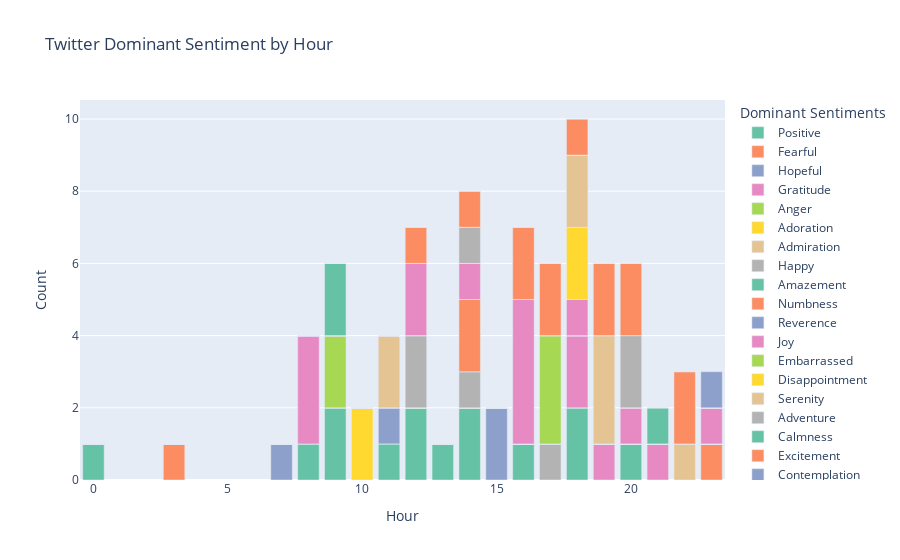

The cell this chart's notebook holds for it:
### Code cell
# for twitter
# Ensure Hour is numeric
twi_df['Hour'] = pd.to_numeric(twi_df['Hour'], errors='coerce')
# Sentiment count per hour
twi_senti_hr = (
    twi_df
    .groupby('Hour')['sentiment']
    .value_counts()
    .unstack(fill_value=0)
)
# Dominant sentiment per hour
twi_domi_senti = twi_senti_hr.idxmax(axis=1)
# Keep only dominant sentiment columns
twi_senti_count = twi_senti_hr[twi_domi_senti.unique()]
# Convert to long format for Plotly
twi_senti_long = twi_senti_count.reset_index().melt(
    id_vars='Hour',
    var_name='Sentiment',
    value_name='Count'
)
# Plot
fig3 = px.bar(
    twi_senti_long,
    x='Hour',
    y='Count',
    color='Sentiment',
    color_discrete_sequence=px.colors.qualitative.Set2,
    title='Twitter Dominant Sentiment by Hour',
)
fig3.update_layout(
    xaxis_title='Hour',
    yaxis_title='Count',
    legend_title_text='Dominant Sentiments',
    bargap=0.2
)
fig3.show()

### Figure 1 — Plotly figure (JSON) as saved in the notebook; plotly's stock layout.template omitted (floating-point values rounded to 4 significant figures)
{"data": [{"hovertemplate": "Sentiment=Positive<br>Hour=%{x}<br>Count=%{y}<extra></extra>", "legendgroup": "Positive", "marker": {"color": "rgb(102,194,165)", "pattern": {"shape": ""}}, "name": "Positive", "orientation": "v", "showlegend": true, "textposition": "auto", "type": "bar", "x": [0, 3, 7, 8, 9, 10, 11, 12, 13, 14, 15, 16, 17, 18, 19, 20, 21, 22, 23], "xaxis": "x", "y": [1, 0, 0, 1, 2, 0, 1, 2, 0, 2, 0, 1, 0, 2, 0, 1, 0, 0, 0], "yaxis": "y"}, {"hovertemplate": "Sentiment=Fearful<br>Hour=%{x}<br>Count=%{y}<extra></extra>", "legendgroup": "Fearful", "marker": {"color": "rgb(252,141,98)", "pattern": {"shape": ""}}, "name": "Fearful", "orientation": "v", "showlegend": true, "textposition": "auto", "type": "bar", "x": [0, 3, 7, 8, 9, 10, 11, 12, 13, 14, 15, 16, 17, 18, 19, 20, 21, 22, 23], "xaxis": "x", "y": [0, 1, 0, 0, 0, 0, 0, 0, 0, 0, 0, 0, 0, 0, 0, 0, 0, 0, 1], "yaxis": "y"}, {"hovertemplate": "Sentiment=Hopeful<br>Hour=%{x}<br>Count=%{y}<extra></extra>", "legendgroup": "Hopeful", "marker": {"color": "rgb(141,160,203)", "pattern": {"shape": ""}}, "name": "Hopeful", "orientation": "v", "showlegend": true, "textposition": "auto", "type": "bar", "x": [0, 3, 7, 8, 9, 10, 11, 12, 13, 14, 15, 16, 17, 18, 19, 20, 21, 22, 23], "xaxis": "x", "y": [0, 0, 1, 0, 0, 0, 1, 0, 0, 0, 0, 0, 0, 0, 0, 0, 0, 0, 0], "yaxis": "y"}, {"hovertemplate": "Sentiment=Gratitude<br>Hour=%{x}<br>Count=%{y}<extra></extra>", "legendgroup": "Gratitude", "marker": {"color": "rgb(231,138,195)", "pattern": {"shape": ""}}, "name": "Gratitude", "orientation": "v", "showlegend": true, "textposition": "auto", "type": "bar", "x": [0, 3, 7, 8, 9, 10, 11, 12, 13, 14, 15, 16, 17, 18, 19, 20, 21, 22, 23], "xaxis": "x", "y": [0, 0, 0, 3, 0, 0, 0, 0, 0, 0, 0, 0, 0, 2, 1, 0, 1, 0, 0], "yaxis": "y"}, {"hovertemplate": "Sentiment=Anger<br>Hour=%{x}<br>Count=%{y}<extra></extra>", "legendgroup": "Anger", "marker": {"color": "rgb(166,216,84)", "pattern": {"shape": ""}}, "name": "Anger", "orientation": "v", "showlegend": true, "textposition": "auto", "type": "bar", "x": [0, 3, 7, 8, 9, 10, 11, 12, 13, 14, 15, 16, 17, 18, 19, 20, 21, 22, 23], "xaxis": "x", "y": [0, 0, 0, 0, 2, 0, 0, 0, 0, 0, 0, 0, 0, 0, 0, 0, 0, 0, 0], "yaxis": "y"}, {"hovertemplate": "Sentiment=Adoration<br>Hour=%{x}<br>Count=%{y}<extra></extra>", "legendgroup": "Adoration", "marker": {"color": "rgb(255,217,47)", "pattern": {"shape": ""}}, "name": "Adoration", "orientation": "v", "showlegend": true, "textposition": "auto", "type": "bar", "x": [0, 3, 7, 8, 9, 10, 11, 12, 13, 14, 15, 16, 17, 18, 19, 20, 21, 22, 23], "xaxis": "x", "y": [0, 0, 0, 0, 0, 2, 0, 0, 0, 0, 0, 0, 0, 0, 0, 0, 0, 0, 0], "yaxis": "y"}, {"hovertemplate": "Sentiment=Admiration<br>Hour=%{x}<br>Count=%{y}<extra></extra>", "legendgroup": "Admiration", "marker": {"color": "rgb(229,196,148)", "pattern": {"shape": ""}}, "name": "Admiration", "orientation": "v", "showlegend": true, "textposition": "auto", "type": "bar", "x": [0, 3, 7, 8, 9, 10, 11, 12, 13, 14, 15, 16, 17, 18, 19, 20, 21, 22, 23], "xaxis": "x", "y": [0, 0, 0, 0, 0, 0, 2, 0, 0, 0, 0, 0, 0, 0, 0, 0, 0, 0, 0], "yaxis": "y"}, {"hovertemplate": "Sentiment=Happy<br>Hour=%{x}<br>Count=%{y}<extra></extra>", "legendgroup": "Happy", "marker": {"color": "rgb(179,179,179)", "pattern": {"shape": ""}}, "name": "Happy", "orientation": "v", "showlegend": true, "textposition": "auto", "type": "bar", "x": [0, 3, 7, 8, 9, 10, 11, 12, 13, 14, 15, 16, 17, 18, 19, 20, 21, 22, 23], "xaxis": "x", "y": [0, 0, 0, 0, 0, 0, 0, 2, 0, 1, 0, 0, 1, 0, 0, 0, 0, 0, 0], "yaxis": "y"}, {"hovertemplate": "Sentiment=Amazement<br>Hour=%{x}<br>Count=%{y}<extra></extra>", "legendgroup": "Amazement", "marker": {"color": "rgb(102,194,165)", "pattern": {"shape": ""}}, "name": "Amazement", "orientation": "v", "showlegend": true, "textposition": "auto", "type": "bar", "x": [0, 3, 7, 8, 9, 10, 11, 12, 13, 14, 15, 16, 17, 18, 19, 20, 21, 22, 23], "xaxis": "x", "y": [0, 0, 0, 0, 0, 0, 0, 0, 1, 0, 0, 0, 0, 0, 0, 0, 0, 0, 0], "yaxis": "y"}, {"hovertemplate": "Sentiment=Numbness<br>Hour=%{x}<br>Count=%{y}<extra></extra>", "legendgroup": "Numbness", "marker": {"color": "rgb(252,141,98)", "pattern": {"shape": ""}}, "name": "Numbness", "orientation": "v", "showlegend": true, "textposition": "auto", "type": "bar", "x": [0, 3, 7, 8, 9, 10, 11, 12, 13, 14, 15, 16, 17, 18, 19, 20, 21, 22, 23], "xaxis": "x", "y": [0, 0, 0, 0, 0, 0, 0, 0, 0, 2, 0, 0, 0, 0, 0, 0, 0, 0, 0], "yaxis": "y"}, {"hovertemplate": "Sentiment=Reverence<br>Hour=%{x}<br>Count=%{y}<extra></extra>", "legendgroup": "Reverence", "marker": {"color": "rgb(141,160,203)", "pattern": {"shape": ""}}, "name": "Reverence", "orientation": "v", "showlegend": true, "textposition": "auto", "type": "bar", "x": [0, 3, 7, 8, 9, 10, 11, 12, 13, 14, 15, 16, 17, 18, 19, 20, 21, 22, 23], "xaxis": "x", "y": [0, 0, 0, 0, 0, 0, 0, 0, 0, 0, 2, 0, 0, 0, 0, 0, 0, 0, 0], "yaxis": "y"}, {"hovertemplate": "Sentiment=Joy<br>Hour=%{x}<br>Count=%{y}<extra></extra>", "legendgroup": "Joy", "marker": {"color": "rgb(231,138,195)", "pattern": {"shape": ""}}, "name": "Joy", "orientation": "v", "showlegend": true, "textposition": "auto", "type": "bar", "x": [0, 3, 7, 8, 9, 10, 11, 12, 13, 14, 15, 16, 17, 18, 19, 20, 21, 22, 23], "xaxis": "x", "y": [0, 0, 0, 0, 0, 0, 0, 2, 0, 1, 0, 4, 0, 1, 0, 1, 0, 0, 1], "yaxis": "y"}, {"hovertemplate": "Sentiment=Embarrassed<br>Hour=%{x}<br>Count=%{y}<extra></extra>", "legendgroup": "Embarrassed", "marker": {"color": "rgb(166,216,84)", "pattern": {"shape": ""}}, "name": "Embarrassed", "orientation": "v", "showlegend": true, "textposition": "auto", "type": "bar", "x": [0, 3, 7, 8, 9, 10, 11, 12, 13, 14, 15, 16, 17, 18, 19, 20, 21, 22, 23], "xaxis": "x", "y": [0, 0, 0, 0, 0, 0, 0, 0, 0, 0, 0, 0, 3, 0, 0, 0, 0, 0, 0], "yaxis": "y"}, {"hovertemplate": "Sentiment=Disappointment<br>Hour=%{x}<br>Count=%{y}<extra></extra>", "legendgroup": "Disappointment", "marker": {"color": "rgb(255,217,47)", "pattern": {"shape": ""}}, "name": "Disappointment", "orientation": "v", "showlegend": true, "textposition": "auto", "type": "bar", "x": [0, 3, 7, 8, 9, 10, 11, 12, 13, 14, 15, 16, 17, 18, 19, 20, 21, 22, 23], "xaxis": "x", "y": [0, 0, 0, 0, 0, 0, 0, 0, 0, 0, 0, 0, 0, 2, 0, 0, 0, 0, 0], "yaxis": "y"}, {"hovertemplate": "Sentiment=Serenity<br>Hour=%{x}<br>Count=%{y}<extra></extra>", "legendgroup": "Serenity", "marker": {"color": "rgb(229,196,148)", "pattern": {"shape": ""}}, "name": "Serenity", "orientation": "v", "showlegend": true, "textposition": "auto", "type": "bar", "x": [0, 3, 7, 8, 9, 10, 11, 12, 13, 14, 15, 16, 17, 18, 19, 20, 21, 22, 23], "xaxis": "x", "y": [0, 0, 0, 0, 0, 0, 0, 0, 0, 0, 0, 0, 0, 2, 3, 0, 0, 1, 0], "yaxis": "y"}, {"hovertemplate": "Sentiment=Adventure<br>Hour=%{x}<br>Count=%{y}<extra></extra>", "legendgroup": "Adventure", "marker": {"color": "rgb(179,179,179)", "pattern": {"shape": ""}}, "name": "Adventure", "orientation": "v", "showlegend": true, "textposition": "auto", "type": "bar", "x": [0, 3, 7, 8, 9, 10, 11, 12, 13, 14, 15, 16, 17, 18, 19, 20, 21, 22, 23], "xaxis": "x", "y": [0, 0, 0, 0, 0, 0, 0, 0, 0, 1, 0, 0, 0, 0, 0, 2, 0, 0, 0], "yaxis": "y"}, {"hovertemplate": "Sentiment=Calmness<br>Hour=%{x}<br>Count=%{y}<extra></extra>", "legendgroup": "Calmness", "marker": {"color": "rgb(102,194,165)", "pattern": {"shape": ""}}, "name": "Calmness", "orientation": "v", "showlegend": true, "textposition": "auto", "type": "bar", "x": [0, 3, 7, 8, 9, 10, 11, 12, 13, 14, 15, 16, 17, 18, 19, 20, 21, 22, 23], "xaxis": "x", "y": [0, 0, 0, 0, 2, 0, 0, 0, 0, 0, 0, 0, 0, 0, 0, 0, 1, 0, 0], "yaxis": "y"}, {"hovertemplate": "Sentiment=Excitement<br>Hour=%{x}<br>Count=%{y}<extra></extra>", "legendgroup": "Excitement", "marker": {"color": "rgb(252,141,98)", "pattern": {"shape": ""}}, "name": "Excitement", "orientation": "v", "showlegend": true, "textposition": "auto", "type": "bar", "x": [0, 3, 7, 8, 9, 10, 11, 12, 13, 14, 15, 16, 17, 18, 19, 20, 21, 22, 23], "xaxis": "x", "y": [0, 0, 0, 0, 0, 0, 0, 1, 0, 1, 0, 2, 2, 1, 2, 2, 0, 2, 0], "yaxis": "y"}, {"hovertemplate": "Sentiment=Contemplation<br>Hour=%{x}<br>Count=%{y}<extra></extra>", "legendgroup": "Contemplation", "marker": {"color": "rgb(141,160,203)", "pattern": {"shape": ""}}, "name": "Contemplation", "orientation": "v", "showlegend": true, "textposition": "auto", "type": "bar", "x": [0, 3, 7, 8, 9, 10, 11, 12, 13, 14, 15, 16, 17, 18, 19, 20, 21, 22, 23], "xaxis": "x", "y": [0, 0, 0, 0, 0, 0, 0, 0, 0, 0, 0, 0, 0, 0, 0, 0, 0, 0, 1], "yaxis": "y"}], "layout": {"bargap": 0.2, "barmode": "relative", "legend": {"title": {"text": "Dominant Sentiments"}, "tracegroupgap": 0}, "title": {"text": "Twitter Dominant Sentiment by Hour"}, "xaxis": {"anchor": "y", "domain": [0, 1], "title": {"text": "Hour"}}, "yaxis": {"anchor": "x", "domain": [0, 1], "title": {"text": "Count"}}}}
